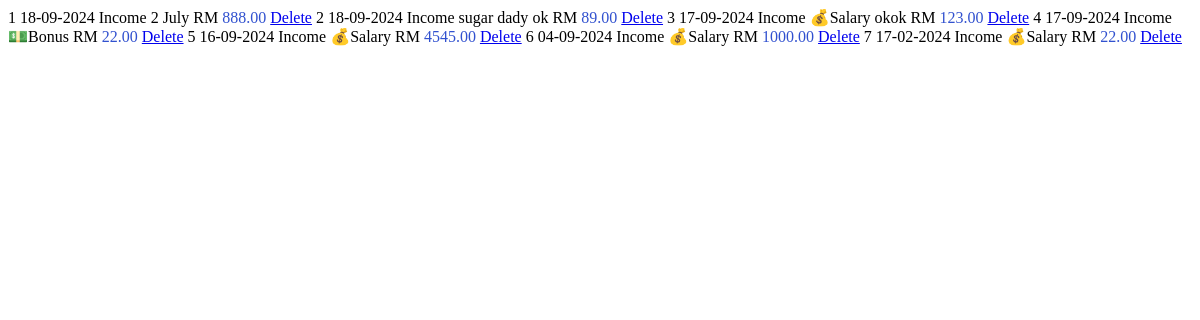
Before: /default_table_income with the older database file.
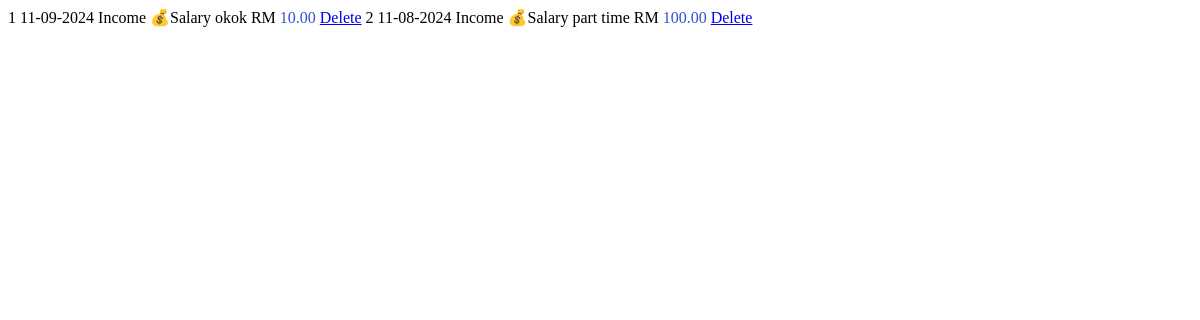
After: the same page with the newer database file.
### application/models.py (models this page shows, shortened)
class add_incomes(db.Model):
    id = db.Column(db.Integer, primary_key=True)
    amount = db.Column(db.Double, nullable=False)
    category = db.Column(db.String(30),nullable=False)
    date = db.Column(db.DateTime, nullable=False)
    type = db.Column(db.String(10), nullable=False, default= 'Income')
    nota = db.Column(db.String(15))

### application/routes.py (the view)
@app.route('/default_table_income')
def default_table_income():
    incomes = add_incomes.query.order_by(add_incomes.date.desc()).all()
    return render_template('default_table_income.html', incomes=incomes)

### application/templates/default_table_income.html
{% for entry in incomes %}
        <tr>
            <th scope="row">{{loop.index}}</th>
            <td>{{entry.date.strftime("%d-%m-%Y")}}</td>
            <td>{{entry.type}}</td>
            <td>{{entry.category }}</td>
            <td>{{entry.nota }}</td>
            <td class="amount-field">RM <span style="color: rgb(49, 81, 207);">{{ "{:.2f}".format(entry.amount) }}</span></td>
            <td><a href="{{ url_for('delete', entry_id = entry.id, entry_type=entry.type, entry_amount=entry.amount, entry_date=entry.date.strftime('%Y-%m-%d %H:%M:%S') ,next=url_for('add_income') ) }}"  class="btn btn-outline-danger btn-sm">Delete</a></td>
        </tr>
{% endfor %}

Changed rows visible on the page:
removed add_incomes: date "18-09-2024", type "Income", category "2", nota "July", amount "888.00"
removed add_incomes: date "18-09-2024", type "Income", category "sugar dady", nota "ok", amount "89.00"
removed add_incomes: date "17-09-2024", type "Income", category "💰Salary", nota "okok", amount "123.00"
removed add_incomes: date "04-09-2024", type "Income", category "💰Salary", amount "1000.00"
removed add_incomes: date "17-02-2024", type "Income", category "💰Salary", amount "22.00"
changed add_incomes: date "16-09-2024" → "11-09-2024"; nota (not shown) → "okok"; amount "4545.00" → "10.00"; moves up the list
changed add_incomes: date "17-09-2024" → "11-08-2024"; category "💵Bonus" → "💰Salary"; nota (not shown) → "part time"; amount "22.00" → "100.00"
